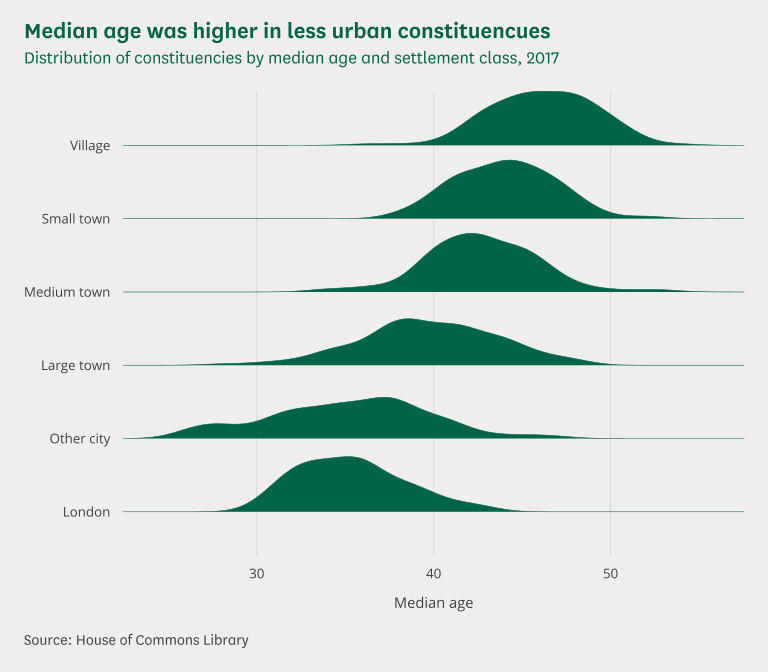

Here is the R script that generated this plot:
# This is an example of how to make a smoothed ridge chart using the clcharts
# package.
#
# This script is self-contained: running it will create a PNG and an SVG of the
# example chart in the same directory. To run the script will need to ensure:
#
# 1. You have installed all of the packages that the script imports
# 2. You have the theme fonts set up on your computer
# 3. You have the dataset "ridge-chart-smooth.csv" in the same directory
#
# See the readme on GitHub to find out how to install the package and setup
# the fonts.
#
# To run the script, type the following code in your R console:
#
# source("ridge-chart-smooth.R")

# Imports ---------------------------------------------------------------------

library(tidyverse)
library(ggridges)
library(clcharts)

# Read in and prepare the data ------------------------------------------------

# Load the data from the csv as a dataframe
df <- read_csv("ridge-chart-smooth.csv")

# Turn the classification column into a factor: setting the order of the levels
# controls the order of the categories in the legend from top to bottom
settlement_classes <- c(
    "London",
    "Other city",
    "Large town",
    "Medium town",
    "Small town",
    "Village")

df$classification <- factor(df$classification, levels = settlement_classes)

# Create the plot -------------------------------------------------------------

# Use ggplot to create a plot with data and mappings
plot <- ggplot(
        data = df,
        mapping = aes(x = median_age, y = classification)) +
    # Add a density ridgeline geometry to create smoothed histograms;
    # scale should be less than one to stop bins overlapping;
    # set both fill and color to the same green
    geom_density_ridges(
        fill = commonslib_color("commons_green"),
        color = commonslib_color("commons_green"),
        size = 0.2,
        scale = 0.8) +
    # Set labels for the axes, colors and caption: DON'T set titles here
    labs(
        x = "Median age",
        y = NULL,
        caption = "Source: House of Commons Library") +
    # Configure the the x axis only: turn the expansion off
    scale_x_continuous(expand = c(0, 0)) +
    # Use this to stop ggplot clipping the top of the highest ridge
    coord_cartesian(clip = "off") +
    # Add the Commons Library theme: turn off the axes, set the caption
    # position, and use verical gridlines
    theme_commonslib(
        axes = "",
        grid = "v",
        caption_position = "left")

# After creating the plot, add a title and subtitle with add_commonslib_titles
plot <- add_commonslib_titles(
    plot,
    title = "Median age was higher in less urban constituencues",
    subtitle = "Distribution of constituencies by median age and settlement class, 2017")

# Save the plot in different formats ------------------------------------------

# Save a high resolution export of the plot as a png
save_png(
    "ridge-chart-smooth.png",
    plot = plot,
    width = 8,
    height = 7)

# Save an editable verson of the plot as an svg
save_svg(
    "ridge-chart-smooth.svg",
    plot = plot,
    width = 8,
    height = 7)
